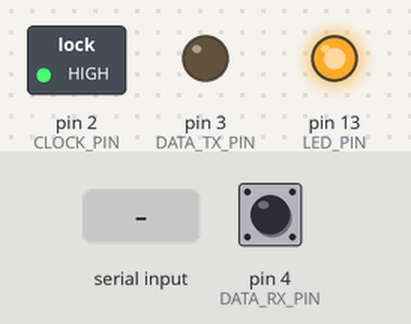
Simulated run of this sketch. Board: Arduino Uno, built with avr-gcc and run on an emulated ATmega328P. On the bench: switched loads named in the sketch (green lamp = pin HIGH), output pins drawn as LEDs (lit = HIGH). Inputs (shaded band) come from the test bench; at power-on: pin 4 (DATA_RX_PIN) HIGH. What the sketch prints to the serial monitor is not drawn.

Above: at 1.2 s.
1.3 s: byte 30 received over Serial
At 2.2 s:
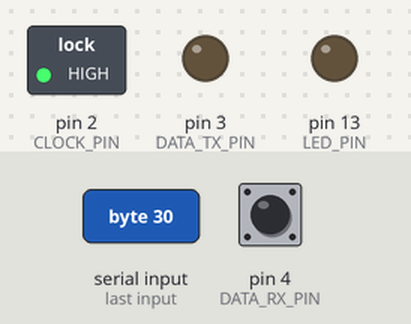
2.8 s: byte 90 received over Serial
Timing chart, 0 to 5.8 s (numbered marks = the images above; inputs shaded):
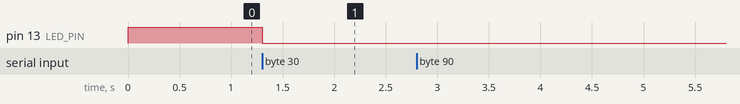

Measured:
- after the input at 1.3 s, pin 13 (LED_PIN): HIGH → LOW at once

The sketch:

Arduino_interface.ino
```cpp
/* Game Boy Printer Interface with Arduino
 * Author: Raphaël Boichot
 * Date: 2023-04-03
 *
 * This code interfaces any program with a Pocket Printer via serial port.
 * Communication alternates between sending and receiving bytes.
 *
 * Protocol:
 *  1. Send INIT command (valid for at least 10 seconds).
 *  2. Wait 200 ms.
 *  3. Send DATA packets.
 *  4. Send an empty DATA packet (no payload).
 *  5. Send PRINT command.
 *  6. Send INQU commands until the print is finished.
 */

char receivedByte;
bool bitSent, bitReceived;
const int CLOCK_PIN = 2;    // Clock signal
const int DATA_TX_PIN = 3;  // Data from Arduino to Printer
const int DATA_RX_PIN = 4;  // Data from Printer to Arduino
const int LED_PIN = 13;     // LED indicates printer ready state

void setup() {
  // Configure pins
  pinMode(CLOCK_PIN, OUTPUT);
  pinMode(DATA_TX_PIN, OUTPUT);
  pinMode(LED_PIN, OUTPUT);
  pinMode(DATA_RX_PIN, INPUT_PULLUP);

  // Initialize pin states
  digitalWrite(CLOCK_PIN, HIGH);
  digitalWrite(DATA_TX_PIN, LOW);

  // Start serial communication
  Serial.begin(9600);
  while (!Serial) {
    ;  // Wait for Serial to initialize
  }

  Serial.println("Waiting for data");

  // Flush any remaining data in the Serial buffer
  while (Serial.available() > 0) {
    Serial.read();
  }

  // Indicate that the printer is ready
  digitalWrite(LED_PIN, HIGH);
}

void loop() {
  // Check if data is available on the Serial port
  if (Serial.available() > 0) {
    char byteToSend = Serial.read();
    char response = transferByte(byteToSend);
    Serial.write(response);
  }
}

/* Function to transfer a byte to the printer and receive a response */
char transferByte(char byteToSend) {
  for (int bitPosition = 0; bitPosition < 8; bitPosition++) {
    // Extract the current bit to send
    bitSent = bitRead(byteToSend, 7 - bitPosition);

    // Send the bit
    digitalWrite(CLOCK_PIN, LOW);
    digitalWrite(DATA_TX_PIN, bitSent);
    digitalWrite(LED_PIN, bitSent);
    delayMicroseconds(30);  // Double speed mode

    // Receive the bit
    digitalWrite(CLOCK_PIN, HIGH);
    bitReceived = digitalRead(DATA_RX_PIN);
    bitWrite(receivedByte, 7 - bitPosition, bitReceived);
    delayMicroseconds(30);  // Double speed mode
  }

  // Optional delay between bytes (can be less than 1490 µs)
  delayMicroseconds(0);
  return receivedByte;
}
```
